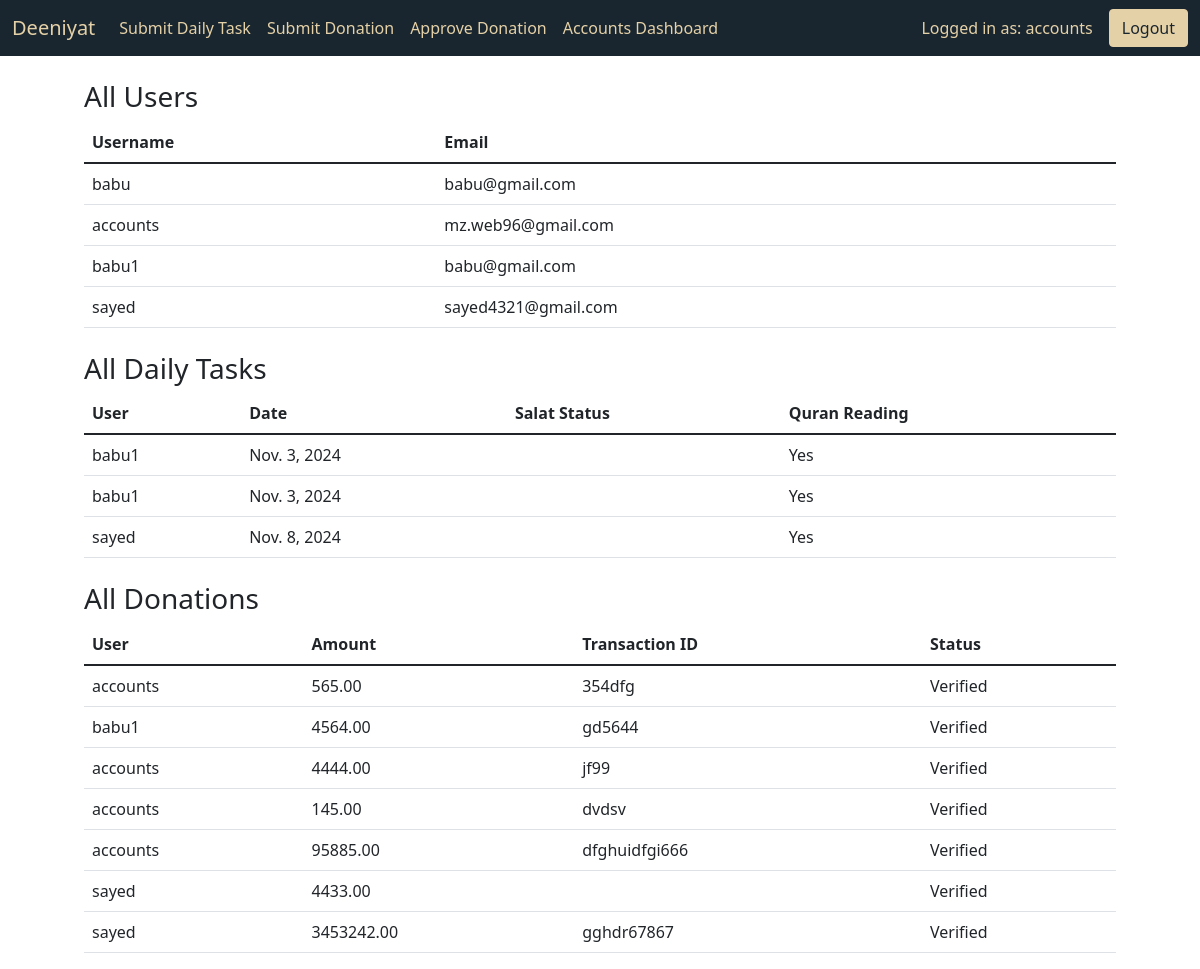
Page /superadmin-dashboard/ (signed in) on the committed database.
### core/models.py (models this page shows, shortened)
class DailyTask(models.Model):
    SALAT_CHOICES = [
        ("Jamat", "Jamat"),
        ("Alone", "Alone"),
        ("Kazah", "Kazah"),
    ]
    user = models.ForeignKey(User, on_delete=models.CASCADE, related_name="tasks")
    date = models.DateField(default=timezone.now)
    fajr_status = models.CharField(max_length=10, choices=SALAT_CHOICES)
    dhuhr_status = models.CharField(max_length=10, choices=SALAT_CHOICES)
    asr_status = models.CharField(max_length=10, choices=SALAT_CHOICES)
    maghrib_status = models.CharField(max_length=10, choices=SALAT_CHOICES)
    isha_status = models.CharField(max_length=10, choices=SALAT_CHOICES)
    quran_reading = models.CharField(max_length=50, choices=[("Yes", "Yes"), ("No", "No"), ("Unable", "I don't able to read Quran")])
    masnoon_amol = models.BooleanField(default=False)
    reading_hadith = models.BooleanField(default=False)

class Donation(models.Model):
    MONTH_CHOICES = [
        ('01', 'January'),
        ('02', 'February'),
        ('03', 'March'),
        ('04', 'April'),
        ('05', 'May'),
        ('06', 'June'),
        ('07', 'July'),
        ('08', 'August'),
        ('09', 'September'),
        ('10', 'October'),
        ('11', 'November'),
        ('12', 'December'),
    ]
    PAYMENT_METHOD_CHOICES = [
        ('Cash', 'Cash'),
        ('Bkash', 'Bkash'),
        ('Nagad', 'Nagad'),
        ('Other', 'Other'),
    ]
    user = models.ForeignKey(User, on_delete=models.CASCADE, related_name="donations")
    amount = models.DecimalField(max_digits=10, decimal_places=2)
    transaction_id = models.CharField(max_length=50)
    verified = models.BooleanField(default=False)
    verified_by = models.ForeignKey(User, null=True, blank=True, on_delete=models.SET_NULL, related_name="verified_donations")
    payment_date = models.DateField(default=timezone.now)  # Field for payment date
    payment_month = models.CharField(max_length=2, choices=MONTH_CHOICES)  # Field for payment month selection
    payment_method = models.CharField(max_length=10, choices=PAYMENT_METHOD_CHOICES)  # New field

### core/views.py (the view)
# urls.py: path('superadmin-dashboard/', views.superadmin_dashboard, name='superadmin_dashboard'),
@login_required
def superadmin_dashboard(request):
    all_data = {
        'users': User.objects.all(),
        'tasks': DailyTask.objects.all(),
        'donations': Donation.objects.all(),
    }
    return render(request, 'superadmin_dashboard.html', all_data)

### templates/superadmin_dashboard.html (shortened to what this page needs)
{% extends "base.html" %}{% load static %}  {% block content %}
<div class="container">
  <div class="mt-4">
    <h3>All Users</h3>
    <table class="table">
      <thead>
        <tr>
          <th>Username</th>
          <th>Email</th>
        </tr>
      </thead>
      <tbody>
        {% for user in users %}
        <tr>
          <td>{{ user.username }}</td>
          <td>{{ user.email }}</td>
        </tr>
        {% empty %}
        <tr>
          <td colspan="2">No users found.</td>
        </tr>
        {% endfor %}
      </tbody>
    </table>
  </div>
  <div class="mt-4">
    <h3>All Daily Tasks</h3>
    <table class="table">
      <thead>
        <tr>
          <th>User</th>
          <th>Date</th>
          <th>Salat Status</th>
          <th>Quran Reading</th>
        </tr>
      </thead>
      <tbody>
        {% for task in tasks %}
        <tr>
          <td>{{ task.user.username }}</td>
          <td>{{ task.date }}</td>
          <td>{{ task.salat_status }}</td>
          <td>{{ task.quran_reading }}</td>
        </tr>
        {% empty %}
        <tr>
          <td colspan="4">No daily tasks found.</td>
        </tr>
        {% endfor %}
      </tbody>
    </table>
  </div>
  <div class="mt-4">
    <h3>All Donations</h3>
    <table class="table">
      <thead>
        <tr>
          <th>User</th>
          <th>Amount</th>
          <th>Transaction ID</th>
          <th>Status</th>
        </tr>
      </thead>
      <tbody>
        {% for donation in donations %}
        <tr>
          <td>{{ donation.user.username }}</td>
          <td>{{ donation.amount }}</td>
          <td>{{ donation.transaction_id }}</td>
          <td>{{ donation.verified|yesno:"Verified,Pending" }}</td>
        </tr>
        {% empty %}
        <tr>
          <td colspan="4">No donations found.</td>
        </tr>
        {% endfor %}
      </tbody>
    </table>
  </div>
</div>
{% endblock content %}

### templates/navbar.html (shortened to what this page needs)
<nav class="navbar navbar-expand-lg" style="background-color: #1a262f">
  <div class="container-fluid">
    <a class="navbar-brand" style="color: #e5d1a7" href="{% url 'dashboard' %}"
      >Deeniyat</a
    >
    <div class="collapse navbar-collapse" id="navbarNav">
      <ul class="navbar-nav me-auto">
        <li class="nav-item">
          <a
            class="nav-link custom-nav-link"
            href="{% url 'submit_daily_task' %}"
            >Submit Daily Task</a
          >
        </li>
        <li class="nav-item">
          <a
            class="nav-link custom-nav-link"
            href="{% url 'submit_donation_verification' %}"
            >Submit Donation</a
          >
        </li>
        {% if user.is_authenticated and user.username == "accounts" %}
        <li class="nav-item">
          <a
            class="nav-link custom-nav-link"
            href="{% url 'approve_donation' %}"
            >Approve Donation</a
          >
        </li>
        <li class="nav-item">
          <a
            class="nav-link custom-nav-link"
            href="{% url 'accounts_admin_dashboard' %}"
            >Accounts Dashboard</a
          >
        </li>
        {% endif %}
      </ul>
      <span class="navbar-text me-3" style="color: #e5d1a7">
        Logged in as: {{ user.username }}
      </span>
      <a class="btn custom-btn" href="{% url 'logout' %}">Logout</a>
    </div>
  </div>
</nav>

### templates/navbar.html (style rules this page uses)
:root { --brand-dark: #1a262f; --brand-gold: #e5d1a7; }
.custom-nav-link { color: var(--brand-gold) !important; padding: 0.5rem 1rem; border-radius: 4px; transition: all 0.3s ease; }
.custom-btn { background-color: var(--brand-gold); color: var(--brand-dark); border: 1px solid var(--brand-gold); transition: all 0.3s ease; }

### rows in the picture
DailyTask: user.username "babu1", date "Nov. 3, 2024", quran_reading "Yes"
DailyTask: user.username "babu1", date "Nov. 3, 2024", quran_reading "Yes"
DailyTask: user.username "sayed", date "Nov. 8, 2024", quran_reading "Yes"
Donation: user.username "accounts", amount "565.00", transaction_id "354dfg", verified "Verified"
Donation: user.username "babu1", amount "4564.00", transaction_id "gd5644", verified "Verified"
Donation: user.username "accounts", amount "4444.00", transaction_id "jf99", verified "Verified"
Donation: user.username "accounts", amount "145.00", transaction_id "dvdsv", verified "Verified"
Donation: user.username "accounts", amount "95885.00", transaction_id "dfghuidfgi666", verified "Verified"
Donation: user.username "sayed", amount "4433.00", verified "Verified"
Donation: user.username "sayed", amount "3453242.00", transaction_id "gghdr67867", verified "Verified"

### other values in the picture
{{ user.username }} "accounts"
{{ user.username }} "babu"
{{ user.email }} "babu@gmail.com"
{{ user.email }} "mz.web96@gmail.com"
{{ user.username }} "babu1"
{{ user.username }} "sayed"
{{ user.email }} "sayed4321@gmail.com"
